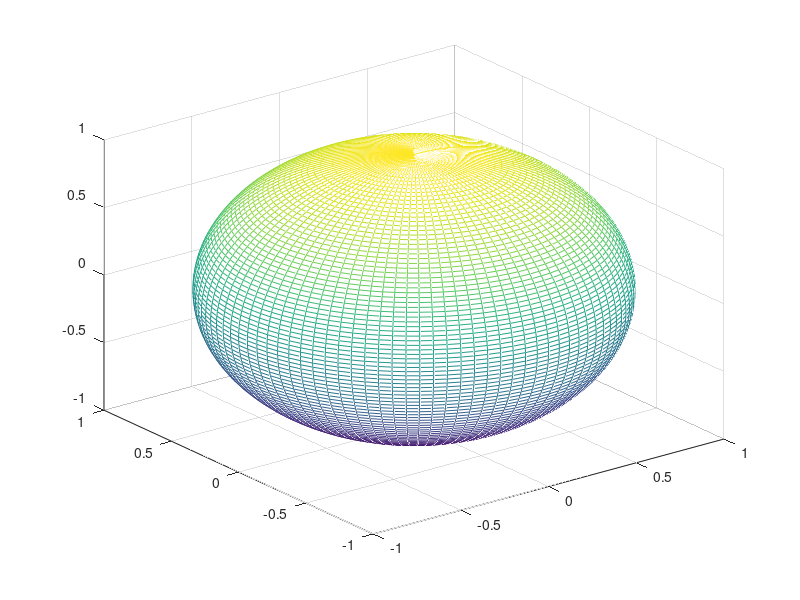

Recreate this plot in MATLAB. (Note: this script raises an error after producing the figure.)
%Author: Benjamin Hagenau
%Created: 1/16/2017

%This script simulates the gravitational interactions between two celestial
%bodies (The 2-body problem).

clear all
clc

%define constants
G = 6.67408 * 10^-11; %[m^3 kg^-1 s^-2]
m1 = 1*10^11; %[kg]
m2 = 1*10^10; %[kg]

%define body 1 and 2(automatically centered at origin)
[x1,y1,z1] = sphere(100);
[x2,y2,z2] = sphere(100);

%%%%%%%%%%%%%%%%%%%%%%%%% DEFINE INTIAL CONTITIONS %%%%%%%%%%%%%%%%%%%%%%%%
%define initial position for each body as a vector 
pos1 = [-180 -180 -180];
pos2 = [-190 -190 -190];
%define initial velocities
vel1 = [ 1 1 1 ];
vel2 = [ 0 2 0 ];
%define time interval
dt = 1;
%set axis range
max = 200;
min = -200;

%%%%%%%%%%%%%%%%%%%%%%%%%%%%%% SIMULATION %%%%%%%%%%%%%%%%%%%%%%%%%%%%%%%%%
b1 = surf(x1,y1,z1);
b2 = mesh(x2,y2,z2);
check = 1;
count = 0;
timeSTART = cputime;
figure('Visible','on')
while check == 1
    delete(b1)
    delete(b2)
    timeCURRENT = cputime - timeSTART;
    fprintf('Run time: %3.3f\n',timeCURRENT);
    count = count + 1;
%define distance between the two bodies
    r = [abs(pos1(1)-pos2(1)),abs(pos1(2)-pos2(2)),abs(pos1(3)-pos2(3))];
%define acceleration acting on each body as a vector
    acc1mag = (G*m2)/sqrt(r(1)^2 + r(2)^2 + r(3)^2);
    acc2mag = (G*m1)/sqrt(r(1)^2 + r(2)^2 + r(3)^2);
    acc1dir = [pos2(1)-pos1(1),pos2(2)-pos1(2),pos2(3)-pos1(3)]/norm([pos2(1)-pos1(1),pos2(2)-pos1(2),pos2(3)-pos1(3)]);
    acc2dir = [pos1(1)-pos2(1),pos1(2)-pos2(2),pos1(3)-pos2(3)]/norm([pos1(1)-pos2(1),pos1(2)-pos2(2),pos1(3)-pos2(3)]);
    acc1 = acc1mag*acc1dir;
    acc2 = acc2mag*acc2dir;
    
%define new velocity and new postion
    for i = 1:3
        vel1(i) = vel1(i) + acc1(i)*dt;
        vel2(i) = vel2(i) + acc2(i)*dt;
        pos1(i) = pos1(i) + vel1(i)*dt;
        pos2(i) = pos2(i) + vel2(i)*dt;
    end
%define velocity magnitudes for each body
    vel1mag = norm(vel1);
    vel2mag = norm(vel2);
    
%plot system
    hold on
    b1 = surf(x1+pos1(1),y1+pos1(2),z1+pos1(3));
    b2 = mesh(x2+pos2(1),y2+pos2(2),z2+pos2(3));
%plot trail
    plot3(pos1(1),pos1(2),pos1(3),'.k')
    plot3(pos2(1),pos2(2),pos2(3),'.r')
    colormap jet
    hold off
%set axis range
    xlim([min max])
    ylim([min max])
    zlim([min max])

    drawnow
%   F(count) = getframe;

%check if bodies go out of plot size
    if pos1(1) > max || pos1(1) < min
        check = 2;
    elseif pos1(2) > max || pos1(2) < min
        check = 2;
    elseif pos1(3) > max || pos1(3) < min
        check = 2;
    elseif pos2(1) > max || pos2(1) < min
        check = 2;
    elseif pos2(2) > max || pos2(2) < min
        check = 2;
    elseif pos2(3) > max || pos2(3) < min
        check = 2;
    end
%stop if bodies collide
    if norm([pos1-pos2]) < 5
        check = 2;
    end
    clc
end

%Play the figures that were saved in real time
close Figure 1
% movie(F)